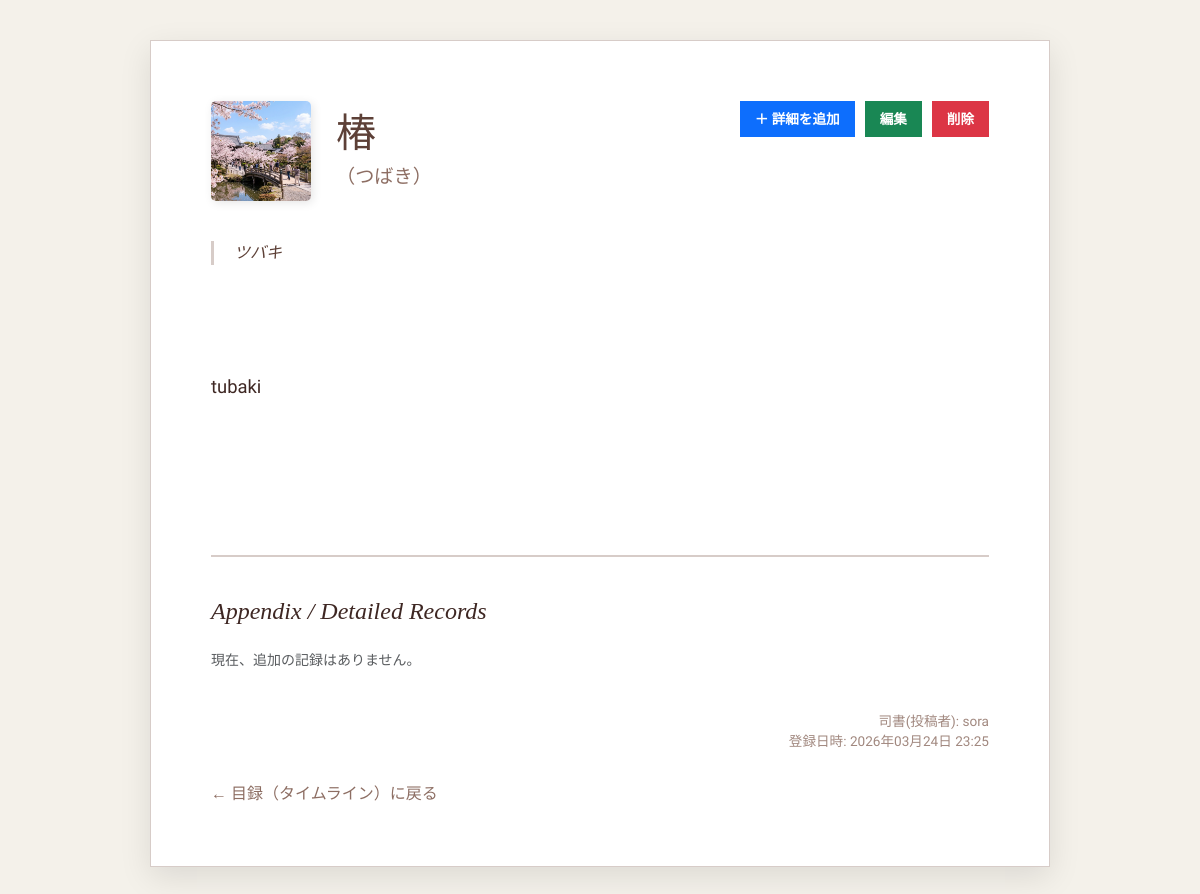
Page /testApp/post/26/ on the earlier database version.
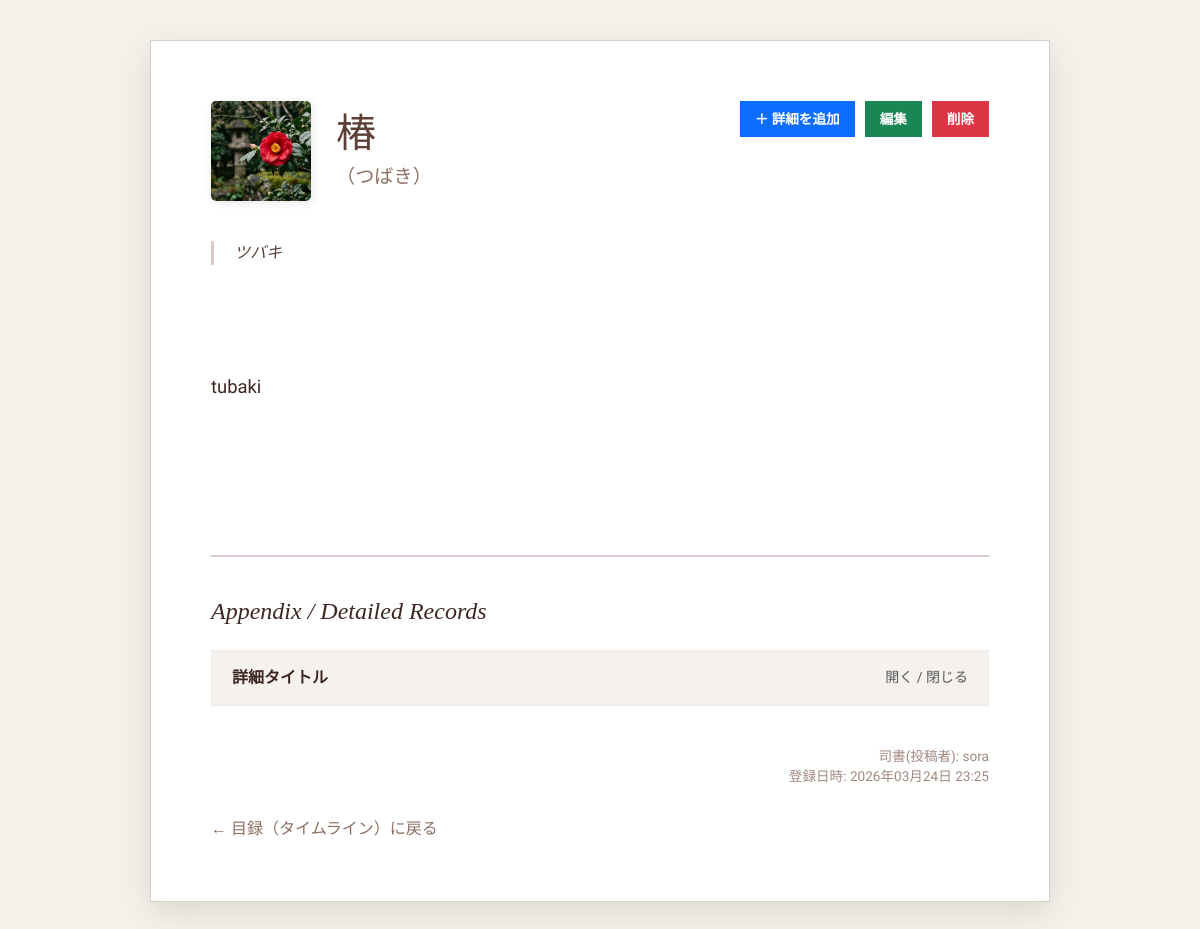
Same page on the later database version.
### testApp/models.py (models this page shows, shortened)
class Post(models.Model):
    title = models.CharField(max_length=200)
    title_kana = models.CharField(max_length=200, verbose_name="記事タイトルのよみがな", blank=True, null=True)
    summary = models.TextField(max_length=250, verbose_name="概要", blank=True, null=True)
    content = models.TextField()
    author = models.ForeignKey(User, on_delete=models.CASCADE)
    created_at = models.DateTimeField(auto_now_add=True)
    parent = models.ForeignKey('self', on_delete=models.CASCADE, null=True, blank=True, related_name='replies')
    image = models.ImageField(upload_to='images/', blank=True, null=True)

class SubContent(models.Model):
    post = models.ForeignKey(Post, on_delete=models.CASCADE, related_name='sub_contents')
    title = models.CharField(max_length=200)
    content = models.TextField()
    created_at = models.DateTimeField(auto_now_add=True)

### testApp/views.py (the view, shortened to what this page needs)
# urls.py: path('post/<int:pk>/', views.post_detail, name='post_detail'),
def post_detail(request, pk):
    parent_post = get_object_or_404(Post, pk=pk)
    child_posts = parent_post.replies.all().order_by('created_at')
    return render(request, 'post_detail.html', {'post': parent_post, 'child_posts': child_posts})

### templates/post_detail.html (shortened to what this page needs)
<!DOCTYPE html>
<html lang="ja">
<head>
    <link href="https://cdn.jsdelivr.net/npm/bootstrap@5.3.0/dist/css/bootstrap.min.css" rel="stylesheet">
</head>
<body>
<div class="container">
    <div class="book-page">
        <div class="action-header">
            <div class="title-section d-flex align-items-center">
                {% if post.image %}
                    <img src="{{ post.image.url }}" style="width: 100px; height: 100px; object-fit: cover; border-radius: 5px; margin-right: 25px; box-shadow: 2px 2px 10px rgba(0,0,0,0.1);">
                {% endif %}
                <div>
                    <h1>{{ post.title }}</h1>
                    <div class="title-kana">（{{ post.title_kana }}）</div>
                </div>
            </div>
            <div class="btn-group-library">
                <a href="{% url 'add_sub_content' post.pk %}" class="btn btn-primary btn-lib">＋ 詳細を追加</a>
                <a href="{% url 'edit_post' post.pk %}" class="btn btn-success btn-lib">編集</a>
                <form action="{% url 'delete_post' post.pk %}" method="POST" onsubmit="return confirm('削除しますか？');" style="display: inline;">
                    <button type="submit" class="btn btn-danger btn-lib">削除</button>
                </form>
            </div>
        </div>
        <div class="summary-box">
            {{ post.summary }}
        </div>
        <div class="main-content">
            {{ post.content|linebreaks }}
        </div>
        <div class="sub-content-section">
            <h4 class="mb-4" style="font-family: 'Playfair Display', serif; font-style: italic;">Appendix / Detailed Records</h4>
            {% for sub in post.sub_contents.all %}
                <div class="sub-content-card">
                    <div class="sub-content-header" onclick="toggleSubContent(this)">
                        <span class="fw-bold">{{ sub.title }}</span>
                        <span class="text-muted small">開く / 閉じる</span>
                    </div>
                </div>
            {% empty %}
                <p class="text-muted small italic">現在、追加の記録はありません。</p>
            {% endfor %}
        </div>
        <div class="footer-info">
            司書(投稿者): {{ post.author.username }} <br>
            登録日時: {{ post.created_at|date:"Y年m月d日 H:i" }}
        </div>
        <a href="{% url 'timeline' %}" class="back-link">← 目録（タイムライン）に戻る</a>
    </div>
</div>
</body>
</html>

Differences in the rows shown:
changed Post "つばき": image: a different picture
added SubContent: title "詳細タイトル"
Other differences:
text no longer shown: "現在、追加の記録はありません。"
